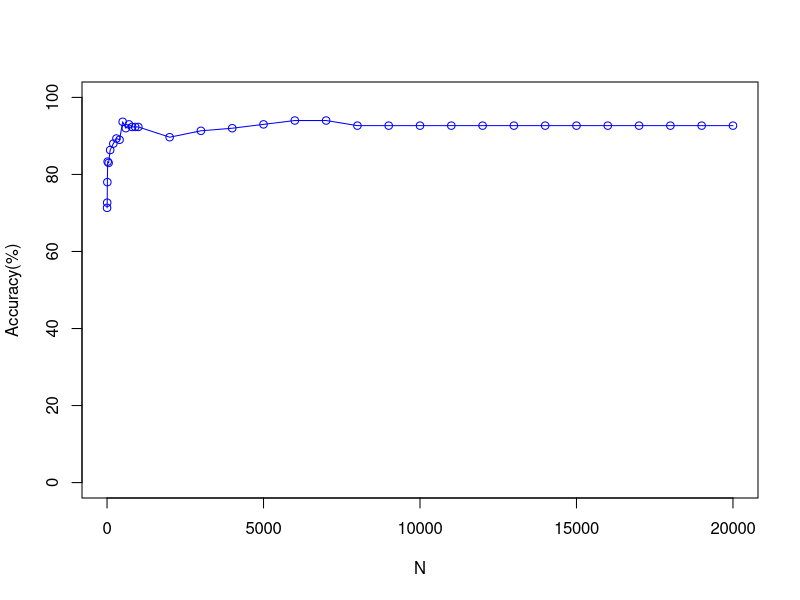

R code for this plot:
# Author : G Asish Kumar*/
# Description: Plot that shows the comparison of Accuracy vs No of Top features Selected for 
# 			   T Test and With out Normalisation of the features 

 x <- c(1, 5, 10, 20, 50, 100, 200, 300, 400, 500, 600, 700, 800, 900, 1000, 2000, 3000, 4000, 5000, 6000, 7000, 8000, 9000, 10000, 11000, 12000, 13000, 14000, 15000, 16000, 17000, 18000, 19000, 20000)
 y <- c(71.33,72.67,78.00,83.33,83.00,86.33,88.00,89.33,89.00,93.67,92.00,93.00,92.33,92.33,92.33,89.67,91.33,92.00,93.00,94.00,94.00,92.67,92.67,92.67,92.67,92.67,92.67,92.67,92.67,92.67,92.67,92.67,92.67,92.67)
 plot(x, y, type='o', pch=1, col="blue", xlab="N", ylab="Accuracy(%)", ylim=c(0, 100), xlim=c(0,20000))